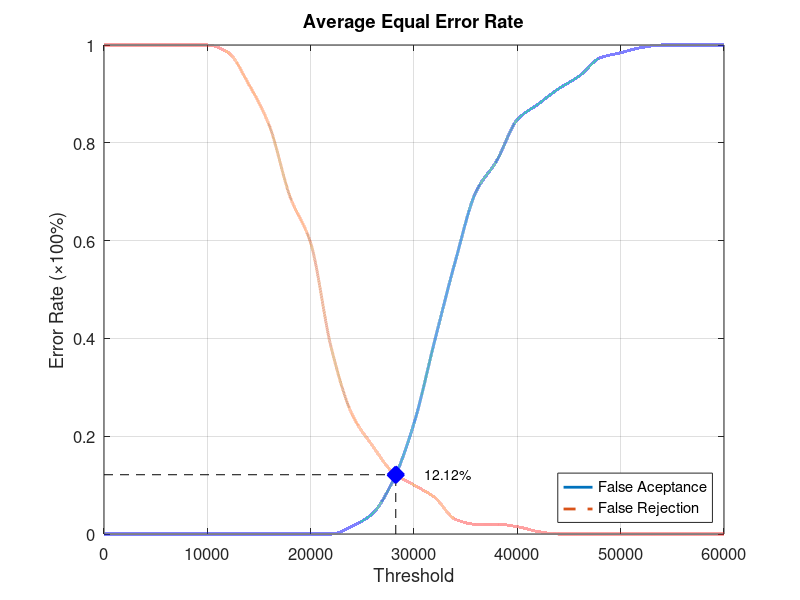
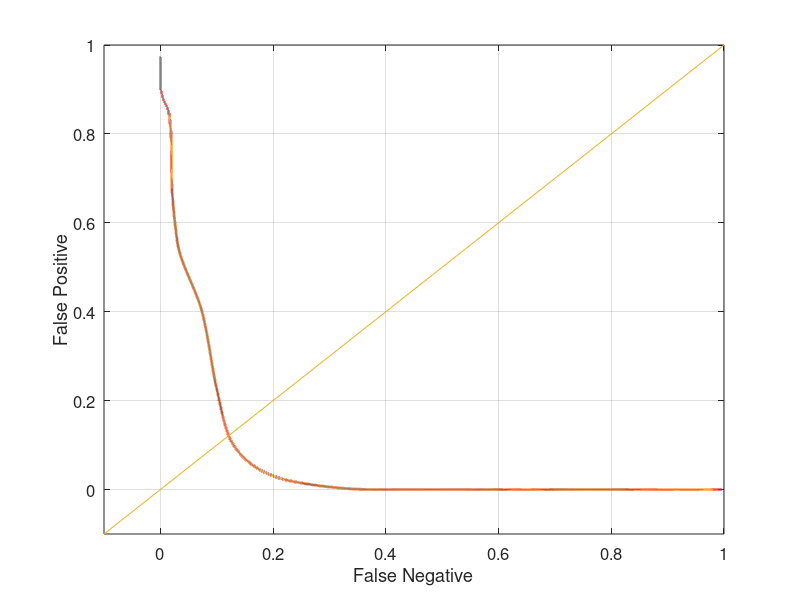

Recreate these plots in MATLAB, in order.
function yEER = Database3_3
close all;
clear;
clc;
x = 0:2000:60000;
xq = 0:0.5:60000;

y0 = [0 0 0 0 0 0 0 0 0 0 0 0 0.0157895 0.0421053 0.110526 0.226316 0.394737 0.557895 0.7 0.763158 0.847368 0.878947 0.910526 0.936842 0.973684 0.984211 0.994737 1 1 1 1];
yy0 = interp1(x, y0, xq, 'pchip');
y1 = [1 1 1 1 1 1 0.985 0.92 0.835 0.69 0.595 0.38 0.245 0.18 0.125 0.1 0.075 0.03 0.02 0.02 0.015 0.005 0 0 0 0 0 0 0 0 0];
yy1 = interp1(x, y1, xq, 'pchip');

% Calculating EER: 
y2 = abs(y0 - y1);
find(y2 == min(y2))
yy2 = abs(yy0 - yy1);
xEER = find(yy2 == min(yy2));
xEERIndex = xq(xEER) % X-axis EER
yEER = yy0(xEER) % Y-axis EER

main = figure
plot(xq, yy0,'-','LineWidth', 2);	hold on
plot(xq, yy1,'--','LineWidth', 2);	hold on
plot([xEERIndex xEERIndex], [0 yEER], 'k--');	hold on
plot([0 xEERIndex], [yEER yEER], 'k--');	hold on
plot(xEERIndex, yEER, 'bx', 'LineWidth', 10);	hold on
text(xEERIndex + 10 * xEERIndex / 100, yEER, [num2str(round((10000 * yEER)) / 100) '%'])
legend('False Aceptance', 'False Rejection', 'Location', 'SouthEast')
xlabel('Threshold')
ylabel('Error Rate (\times100%)')
title('Average Equal Error Rate')
set(gca, 'FontSize', 12)
axis([0 60000 0 1])
grid on

print(main, 'Database3_3Main', '-dpng');
FNRxFPR = figure('Color', [1 1 1]);
plot(yy1, yy0, '-', yy1, yy0, 'LineWidth', 2);
hold on
y = -0.1:0.1:1
plot(y, y); 
set(gca, 'FontSize', 12)
xlabel('False Negative')
ylabel('False Positive')
axis([-0.1 1 -0.1 1])
set(gca, 'FontSize', 12)
grid on

print(FNRxFPR, 'Database3_3FNRxFPR','-dpng');
end
